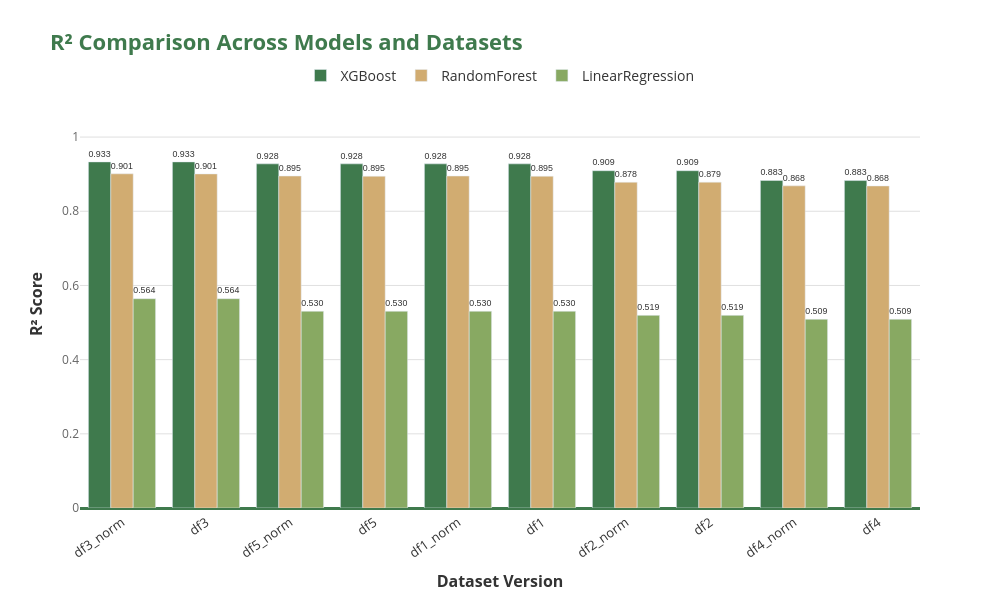

The notebook cell this image was saved under:
### Code cell
import plotly.express as px

# 1. Your Original Slide Palette
dark_green = '#3F7A4D'
tan_gold = '#D1AC71'
light_olive = '#88A962'

# Map the original colors specifically to the models
model_colors = {
    'XGBoost': dark_green,         # Champion model gets the boldest green
    'RandomForest': tan_gold,      # Secondary model gets the gold/tan
    'LinearRegression': light_olive # Baseline gets the lighter olive green
}

# 2. Create the base chart
fig = px.bar(
    results_df,
    x='dataset',
    y='R2',
    color='model',
    barmode='group',
    title='<b>R² Comparison Across Models and Datasets</b>',
    text='R2',
    color_discrete_map=model_colors # Locks in your exact color mapping!
)

# 3. Format the numbers (.2f)
fig.update_traces(
    texttemplate='%{text:.3f}', 
    textposition='outside',
    textfont=dict(size=12, color='#333333', family='Arial')
)

# 4. Apply Presentation Aesthetics
fig.update_layout(
    width=1000,
    height=600,

    # Crisp White Background 
    plot_bgcolor='white',
    paper_bgcolor='white',
    
    # Title colored in your Dark Green
    title_font=dict(size=22, color=dark_green),

    # Horizontal Legend at the top
    legend_title_text='',
    legend=dict(
        orientation="h",
        yanchor="bottom",
        y=1.02,
        xanchor="center",
        x=0.5,
        font=dict(size=14, color='#333333')
    ),

    # X-Axis (Sorted highest to lowest)
    xaxis=dict(
        title='<b>Dataset Version</b>',
        categoryorder='max descending',
        tickangle=-35,
        title_font=dict(size=16, color='#333333'),
        tickfont=dict(size=13, color='#333333'),
        showline=True,
        linecolor=dark_green, # Axis line colored in Dark Green
        linewidth=2
    ),

    # Y-Axis
    yaxis=dict(
        title='<b>R² Score</b>',
        title_font=dict(size=16, color='#333333'),
        tickfont=dict(size=12, color='#666666'),
        showgrid=True,
        gridcolor='#E0E0E0', 
        zeroline=True,
        zerolinecolor=dark_green, # Zero-line colored in Dark Green
        zerolinewidth=2,
        range=[0, 1.1]
    )
)

fig.show()

### Figure 1 — Plotly figure (JSON) as saved in the notebook; plotly's stock layout.template omitted (floating-point values rounded to 4 significant figures)
{"data": [{"alignmentgroup": "True", "hovertemplate": "model=XGBoost<br>dataset=%{x}<br>R2=%{text}<extra></extra>", "legendgroup": "XGBoost", "marker": {"color": "#3F7A4D", "pattern": {"shape": ""}}, "name": "XGBoost", "offsetgroup": "XGBoost", "orientation": "v", "showlegend": true, "text": [0.9332, 0.9332, 0.9278, 0.9278, 0.9278, 0.9278, 0.9094, 0.9094, 0.8831, 0.8828], "textfont": {"color": "#333333", "family": "Arial", "size": 12}, "textposition": "outside", "texttemplate": "%{text:.3f}", "type": "bar", "x": ["df3_norm", "df3", "df5_norm", "df5", "df1_norm", "df1", "df2_norm", "df2", "df4_norm", "df4"], "xaxis": "x", "y": [0.9332, 0.9332, 0.9278, 0.9278, 0.9278, 0.9278, 0.9094, 0.9094, 0.8831, 0.8828], "yaxis": "y"}, {"alignmentgroup": "True", "hovertemplate": "model=RandomForest<br>dataset=%{x}<br>R2=%{text}<extra></extra>", "legendgroup": "RandomForest", "marker": {"color": "#D1AC71", "pattern": {"shape": ""}}, "name": "RandomForest", "offsetgroup": "RandomForest", "orientation": "v", "showlegend": true, "text": [0.901, 0.9007, 0.895, 0.895, 0.8945, 0.8945, 0.8785, 0.8783, 0.8685, 0.8683], "textfont": {"color": "#333333", "family": "Arial", "size": 12}, "textposition": "outside", "texttemplate": "%{text:.3f}", "type": "bar", "x": ["df3_norm", "df3", "df5_norm", "df1_norm", "df1", "df5", "df2", "df2_norm", "df4_norm", "df4"], "xaxis": "x", "y": [0.901, 0.9007, 0.895, 0.895, 0.8945, 0.8945, 0.8785, 0.8783, 0.8685, 0.8683], "yaxis": "y"}, {"alignmentgroup": "True", "hovertemplate": "model=LinearRegression<br>dataset=%{x}<br>R2=%{text}<extra></extra>", "legendgroup": "LinearRegression", "marker": {"color": "#88A962", "pattern": {"shape": ""}}, "name": "LinearRegression", "offsetgroup": "LinearRegression", "orientation": "v", "showlegend": true, "text": [0.5643, 0.5643, 0.5304, 0.5304, 0.5304, 0.5304, 0.5194, 0.5194, 0.5089, 0.5089], "textfont": {"color": "#333333", "family": "Arial", "size": 12}, "textposition": "outside", "texttemplate": "%{text:.3f}", "type": "bar", "x": ["df3_norm", "df3", "df5", "df1", "df1_norm", "df5_norm", "df2", "df2_norm", "df4_norm", "df4"], "xaxis": "x", "y": [0.5643, 0.5643, 0.5304, 0.5304, 0.5304, 0.5304, 0.5194, 0.5194, 0.5089, 0.5089], "yaxis": "y"}], "layout": {"barmode": "group", "height": 600, "legend": {"font": {"color": "#333333", "size": 14}, "orientation": "h", "title": {"text": ""}, "tracegroupgap": 0, "x": 0.5, "xanchor": "center", "y": 1.02, "yanchor": "bottom"}, "paper_bgcolor": "white", "plot_bgcolor": "white", "title": {"font": {"color": "#3F7A4D", "size": 22}, "text": "<b>R² Comparison Across Models and Datasets</b>"}, "width": 1000, "xaxis": {"anchor": "y", "categoryorder": "max descending", "domain": [0, 1], "linecolor": "#3F7A4D", "linewidth": 2, "showline": true, "tickangle": -35, "tickfont": {"color": "#333333", "size": 13}, "title": {"font": {"color": "#333333", "size": 16}, "text": "<b>Dataset Version</b>"}}, "yaxis": {"anchor": "x", "domain": [0, 1], "gridcolor": "#E0E0E0", "range": [0, 1.1], "showgrid": true, "tickfont": {"color": "#666666", "size": 12}, "title": {"font": {"color": "#333333", "size": 16}, "text": "<b>R² Score</b>"}, "zeroline": true, "zerolinecolor": "#3F7A4D", "zerolinewidth": 2}}}
